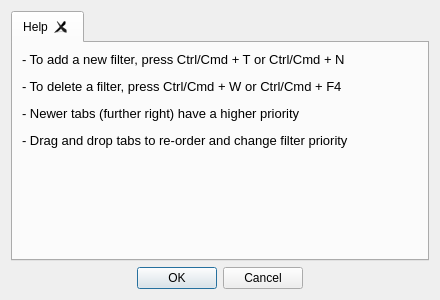
<?xml version="1.0" encoding="UTF-8"?>
<ui version="4.0">
 <class>HighlightDlg</class>
 <widget class="QDialog" name="HighlightDlg">
  <property name="geometry">
   <rect>
    <x>0</x>
    <y>0</y>
    <width>440</width>
    <height>300</height>
   </rect>
  </property>
  <property name="windowTitle">
   <string>Highlight Filters</string>
  </property>
  <layout class="QVBoxLayout" name="verticalLayout">
   <item>
    <widget class="QTabWidget" name="tabWidget">
     <property name="styleSheet">
      <string notr="true">QTabBar::close-button {
    image: url(:/tab-close.png);
    subcontrol-position: right;
    margin-bottom: -2px;
}
QTabBar::close-button:hover {
    image: url(:/tab-close-red.png);
}
QTabWidget::tab-bar {
    left: 0px;
}</string>
     </property>
     <property name="tabShape">
      <enum>QTabWidget::Rounded</enum>
     </property>
     <property name="currentIndex">
      <number>0</number>
     </property>
     <property name="tabsClosable">
      <bool>true</bool>
     </property>
     <property name="movable">
      <bool>true</bool>
     </property>
     <widget class="QWidget" name="helpTab">
      <attribute name="title">
       <string>Help</string>
      </attribute>
      <layout class="QVBoxLayout" name="verticalLayout_2">
       <item>
        <widget class="QLabel" name="label">
         <property name="text">
          <string>&lt;html&gt;&lt;head/&gt;&lt;body&gt;&lt;p&gt;&lt;span style=&quot; font-size:10pt;&quot;&gt;- To add a new filter, press Ctrl/Cmd + T or Ctrl/Cmd + N&lt;/span&gt;&lt;/p&gt;&lt;p&gt;&lt;span style=&quot; font-size:10pt;&quot;&gt;- To delete a filter, press Ctrl/Cmd + W or Ctrl/Cmd + F4&lt;/span&gt;&lt;/p&gt;&lt;p&gt;&lt;span style=&quot; font-size:10pt;&quot;&gt;- Newer tabs (further right) have a higher priority&lt;/span&gt;&lt;/p&gt;&lt;p&gt;&lt;span style=&quot; font-size:10pt;&quot;&gt;- Drag and drop tabs to re-order and change filter priority&lt;/span&gt;&lt;/p&gt;&lt;/body&gt;&lt;/html&gt;</string>
         </property>
         <property name="alignment">
          <set>Qt::AlignLeading|Qt::AlignLeft|Qt::AlignTop</set>
         </property>
        </widget>
       </item>
      </layout>
     </widget>
    </widget>
   </item>
   <item>
    <widget class="QDialogButtonBox" name="buttonBox">
     <property name="orientation">
      <enum>Qt::Horizontal</enum>
     </property>
     <property name="standardButtons">
      <set>QDialogButtonBox::Cancel|QDialogButtonBox::Ok</set>
     </property>
     <property name="centerButtons">
      <bool>true</bool>
     </property>
    </widget>
   </item>
  </layout>
 </widget>
 <resources/>
 <connections>
  <connection>
   <sender>buttonBox</sender>
   <signal>accepted()</signal>
   <receiver>HighlightDlg</receiver>
   <slot>accept()</slot>
   <hints>
    <hint type="sourcelabel">
     <x>248</x>
     <y>254</y>
    </hint>
    <hint type="destinationlabel">
     <x>157</x>
     <y>274</y>
    </hint>
   </hints>
  </connection>
  <connection>
   <sender>buttonBox</sender>
   <signal>rejected()</signal>
   <receiver>HighlightDlg</receiver>
   <slot>reject()</slot>
   <hints>
    <hint type="sourcelabel">
     <x>316</x>
     <y>260</y>
    </hint>
    <hint type="destinationlabel">
     <x>286</x>
     <y>274</y>
    </hint>
   </hints>
  </connection>
 </connections>
</ui>
